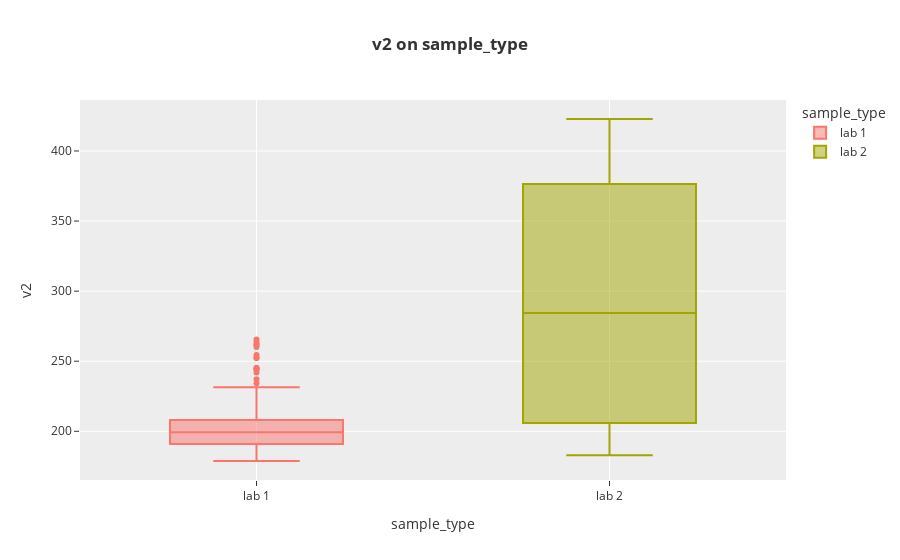

Source (notebook cell):
### Markdown cell above
Berdasarkan visualisasi di atas, diketahui bahwa sample di lab 1 memiliki nilai `v1` paling rendah `227.2857` dan paling tinggi `360.667`. Sample di lab 2 memiliki nilai `v1` paling rendah `482.562` dan paling tinggi `678.375`.

Jika dibandingkan maka nilai `v1` paling rendah berada di `sample_type lab 1`  dan nilai `v1` tertinggi berada di `sample type lab 2`.

### Code cell
px.box(df, x='sample_type', y='v2',
       color='sample_type', template='ggplot2',
       labels={'sample_type': 'sample_type',
               'v2': 'v2'},
       title="<b>v2 on sample_type")

### Figure 1 — Plotly figure (JSON) as saved in the notebook; plotly's stock layout.template omitted (floating-point values rounded to 4 significant figures)
{"data": [{"alignmentgroup": "True", "hovertemplate": "sample_type=%{x}<br>v2=%{y}<extra></extra>", "legendgroup": "lab 1", "marker": {"color": "#F8766D"}, "name": "lab 1", "notched": false, "offsetgroup": "lab 1", "orientation": "v", "showlegend": true, "type": "box", "x": ["lab 1", "lab 1", "lab 1", "lab 1", "lab 1", "lab 1", "lab 1", "lab 1", "lab 1", "lab 1", "lab 1", "lab 1", "lab 1", "lab 1", "lab 1", "lab 1", "lab 1", "lab 1", "lab 1", "lab 1", "lab 1", "lab 1", "lab 1", "lab 1", "lab 1", "lab 1", "lab 1", "lab 1", "lab 1", "lab 1", "lab 1", "lab 1", "lab 1", "lab 1", "lab 1", "lab 1", "lab 1", "lab 1", "lab 1", "lab 1", "lab 1", "lab 1", "lab 1", "lab 1", "lab 1", "lab 1", "lab 1", "lab 1", "lab 1", "lab 1", "lab 1", "lab 1", "lab 1", "lab 1", "lab 1", "lab 1", "lab 1", "lab 1", "lab 1", "lab 1", "lab 1", "lab 1", "lab 1", "lab 1", "lab 1", "lab 1", "lab 1", "lab 1", "lab 1", "lab 1", "lab 1", "lab 1", "lab 1", "lab 1", "lab 1", "lab 1", "lab 1", "lab 1", "lab 1", "lab 1", "lab 1", "lab 1", "lab 1", "lab 1", "lab 1", "lab 1", "lab 1", "lab 1", "lab 1", "lab 1", "lab 1", "lab 1", "lab 1", "lab 1", "lab 1", "lab 1", "lab 1", "lab 1", "lab 1", "lab 1"], "x0": " ", "xaxis": "x", "y": [199, 194.6, 205.8, 191.8, 195.7, 193, 182.1, 203.9, 191.5, 178.8, 189.1, 185.8, 186.3, 197.4, 184.5, 189.3, 183.1, 188.4, 203, 181, 193.1, 182.2, 181.4, 197.6, 196.7, 182.6, 184.2, 187.2, 194.7, 181.9, 192.9, 197.3, 181.1, 216.8, 190.9, 192.6, 214.2, 200.2, 187.5, 217.5, 200.9, 206.9, 203.2, 201.6, 205.7, 199.8, 206.1, 219.2, 203.3, 199.6, 202, 201.5, 191.1, 202.4, 237.2, 205, 205.4, 197.6, 209.1, 187.7, 205.4, 201.5, 192.8, 201.4, 195.4, 194.1, 201.6, 209.4, 189.3, 195.3, 198.5, 185.2, 209.4, 213.5, 186.6, 197, 193.9, 200.7, 204.4, 190.8, 211.4, 186.6, 205.7, 187.1, 198.6, 254.4, 261.8, 261.7, 241.9, 260.1, 244.7, 252.5, 252.3, 265.4, 234.2, 244.9, 263.6, 243.9, 245.2, 231.4], "y0": " ", "yaxis": "y"}, {"alignmentgroup": "True", "hovertemplate": "sample_type=%{x}<br>v2=%{y}<extra></extra>", "legendgroup": "lab 2", "marker": {"color": "#A3A500"}, "name": "lab 2", "notched": false, "offsetgroup": "lab 2", "orientation": "v", "showlegend": true, "type": "box", "x": ["lab 2", "lab 2", "lab 2", "lab 2", "lab 2", "lab 2", "lab 2", "lab 2", "lab 2", "lab 2", "lab 2", "lab 2", "lab 2", "lab 2", "lab 2", "lab 2", "lab 2", "lab 2", "lab 2", "lab 2", "lab 2", "lab 2", "lab 2", "lab 2", "lab 2", "lab 2", "lab 2", "lab 2", "lab 2", "lab 2", "lab 2", "lab 2", "lab 2", "lab 2", "lab 2", "lab 2", "lab 2", "lab 2", "lab 2", "lab 2", "lab 2", "lab 2", "lab 2", "lab 2", "lab 2", "lab 2", "lab 2", "lab 2", "lab 2", "lab 2", "lab 2", "lab 2", "lab 2", "lab 2", "lab 2", "lab 2", "lab 2", "lab 2", "lab 2", "lab 2"], "x0": " ", "xaxis": "x", "y": [192.9, 211.3, 210.9, 209.5, 207.7, 195.7, 207, 205, 182.9, 195.1, 191.3, 202.4, 184.3, 195.9, 204, 211.8, 203.6, 189.4, 210.8, 202.1, 203.8, 201.1, 226.7, 222.3, 225.4, 211.8, 208.1, 216.8, 234.6, 236, 422.8, 403.9, 379.6, 367, 384.7, 376.5, 366.1, 371.6, 414.2, 412.3, 383.4, 368.4, 369.7, 333.6, 410.5, 332.8, 396.7, 378, 376.4, 370.7, 349.2, 344.1, 356.5, 389.7, 377.7, 361.2, 398.1, 382.9, 366.8, 350.3], "y0": " ", "yaxis": "y"}], "layout": {"boxmode": "overlay", "legend": {"title": {"text": "sample_type"}, "tracegroupgap": 0}, "title": {"text": "<b>v2 on sample_type"}, "xaxis": {"anchor": "y", "categoryarray": ["lab 1", "lab 2"], "categoryorder": "array", "domain": [0, 1], "title": {"text": "sample_type"}}, "yaxis": {"anchor": "x", "domain": [0, 1], "title": {"text": "v2"}}}}
